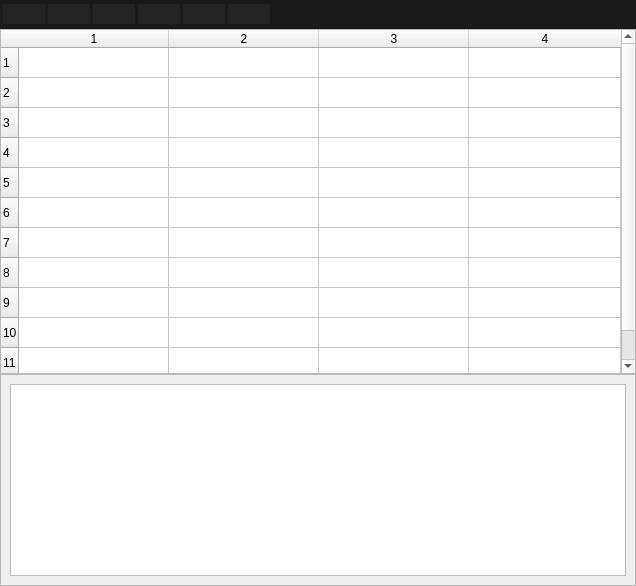
                      <widget class="QWidget" name="test">
                       <attribute name="title">
                        <string>Test</string>
                       </attribute>
                       <layout class="QVBoxLayout" name="verticalLayout_13">
                        <property name="spacing">
                         <number>0</number>
                        </property>
                        <property name="leftMargin">
                         <number>0</number>
                        </property>
                        <property name="topMargin">
                         <number>0</number>
                        </property>
                        <property name="rightMargin">
                         <number>0</number>
                        </property>
                        <property name="bottomMargin">
                         <number>0</number>
                        </property>
                        <item>
                         <widget class="QFrame" name="frame_2">
                          <property name="minimumSize">
                           <size>
                            <width>600</width>
                            <height>29</height>
                           </size>
                          </property>
                          <property name="maximumSize">
                           <size>
                            <width>16777215</width>
                            <height>35</height>
                           </size>
                          </property>
                          <property name="styleSheet">
                           <string notr="true">background-color: rgb(25, 25, 25)</string>
                          </property>
                          <property name="frameShape">
                           <enum>QFrame::Shape::NoFrame</enum>
                          </property>
                          <property name="frameShadow">
                           <enum>QFrame::Shadow::Raised</enum>
                          </property>
                          <layout class="QVBoxLayout" name="verticalLayout_10">
                           <property name="spacing">
                            <number>0</number>
                           </property>
                           <property name="leftMargin">
                            <number>0</number>
                           </property>
                           <property name="topMargin">
                            <number>0</number>
                           </property>
                           <property name="rightMargin">
                            <number>0</number>
                           </property>
                           <property name="bottomMargin">
                            <number>0</number>
                           </property>
                           <item>
                            <widget class="QFrame" name="TestActionFrame">
                             <property name="minimumSize">
                              <size>
                               <width>0</width>
                               <height>0</height>
                              </size>
                             </property>
                             <property name="maximumSize">
                              <size>
                               <width>270</width>
                               <height>16777215</height>
                              </size>
                             </property>
                             <property name="frameShape">
                              <enum>QFrame::Shape::NoFrame</enum>
                             </property>
                             <property name="frameShadow">
                              <enum>QFrame::Shadow::Raised</enum>
                             </property>
                             <layout class="QHBoxLayout" name="horizontalLayout_4">
                              <property name="spacing">
                               <number>0</number>
                              </property>
                              <property name="leftMargin">
                               <number>0</number>
                              </property>
                              <property name="topMargin">
                               <number>0</number>
                              </property>
                              <property name="rightMargin">
                               <number>0</number>
                              </property>
                              <property name="bottomMargin">
                               <number>0</number>
                              </property>
                              <item>
                               <widget class="QPushButton" name="btnRun">
                                <property name="minimumSize">
                                 <size>
                                  <width>0</width>
                                  <height>20</height>
                                 </size>
                                </property>
                                <property name="maximumSize">
                                 <size>
                                  <width>45</width>
                                  <height>20</height>
                                 </size>
                                </property>
                                <property name="styleSheet">
                                 <string notr="true">QPushButton {
	background-color: rgb(35, 35, 35);
	color: rgb(154, 154, 149);
	border: none;
	border-left: 3px solid rgb(25, 25, 25);
	text-align: left;
	padding-left: 10px;
}

QPushButton:hover {
	border-left: 3px solid rgb(255, 85, 0);
	background-color: rgb(18, 18, 18);
}

QPushButton:pressed {
	background-color: rgb(0, 0, 0);
}

</string>
                                </property>
                                <property name="text">
                                 <string/>
                                </property>
                                <property name="icon">
                                 <iconset>
                                  <normaloff>statics/icons/icons8-play-48.png</normaloff>statics/icons/icons8-play-48.png</iconset>
                                </property>
                                <property name="iconSize">
                                 <size>
                                  <width>20</width>
                                  <height>20</height>
                                 </size>
                                </property>
                               </widget>
                              </item>
                              <item>
                               <widget class="QPushButton" name="btnStop">
                                <property name="minimumSize">
                                 <size>
                                  <width>0</width>
                                  <height>20</height>
                                 </size>
                                </property>
                                <property name="maximumSize">
                                 <size>
                                  <width>45</width>
                                  <height>20</height>
                                 </size>
                                </property>
                                <property name="styleSheet">
                                 <string notr="true">QPushButton {
	background-color: rgb(35, 35, 35);
	color: rgb(154, 154, 149);
	border: none;
	border-left: 3px solid rgb(25, 25, 25);
	text-align: left;
	padding-left: 10px;
}

QPushButton:hover {
	border-left: 3px solid rgb(255, 85, 0);
	background-color: rgb(18, 18, 18);
}

QPushButton:pressed {
	background-color: rgb(0, 0, 0);
}

</string>
                                </property>
                                <property name="text">
                                 <string/>
                                </property>
                                <property name="icon">
                                 <iconset>
                                  <normaloff>statics/icons/icons8-stop-circled-48.png</normaloff>statics/icons/icons8-stop-circled-48.png</iconset>
                                </property>
                                <property name="iconSize">
                                 <size>
                                  <width>20</width>
                                  <height>20</height>
                                 </size>
                                </property>
                               </widget>
                              </item>
                              <item>
                               <widget class="QPushButton" name="btnPause">
                                <property name="minimumSize">
                                 <size>
                                  <width>0</width>
                                  <height>20</height>
                                 </size>
                                </property>
                                <property name="maximumSize">
                                 <size>
                                  <width>45</width>
                                  <height>20</height>
                                 </size>
                                </property>
                                <property name="styleSheet">
                                 <string notr="true">QPushButton {
	background-color: rgb(35, 35, 35);
	color: rgb(154, 154, 149);
	border: none;
	border-left: 3px solid rgb(25, 25, 25);
	text-align: left;
	padding-left: 10px;
}

QPushButton:hover {
	border-left: 3px solid rgb(255, 85, 0);
	background-color: rgb(18, 18, 18);
}

QPushButton:pressed {
	background-color: rgb(0, 0, 0);
}

</string>
                                </property>
                                <property name="text">
                                 <string/>
                                </property>
                                <property name="icon">
                                 <iconset>
                                  <normaloff>statics/icons/icons8-pause-button-48.png</normaloff>statics/icons/icons8-pause-button-48.png</iconset>
                                </property>
                                <property name="iconSize">
                                 <size>
                                  <width>20</width>
                                  <height>20</height>
                                 </size>
                                </property>
                               </widget>
                              </item>
                              <item>
                               <widget class="QPushButton" name="btnStepInto">
                                <property name="minimumSize">
                                 <size>
                                  <width>0</width>
                                  <height>20</height>
                                 </size>
                                </property>
                                <property name="maximumSize">
                                 <size>
                                  <width>45</width>
                                  <height>20</height>
                                 </size>
                                </property>
                                <property name="styleSheet">
                                 <string notr="true">QPushButton {
	background-color: rgb(35, 35, 35);
	color: rgb(154, 154, 149);
	border: none;
	border-left: 3px solid rgb(25, 25, 25);
	text-align: left;
	padding-left: 10px;
}

QPushButton:hover {
	border-left: 3px solid rgb(255, 85, 0);
	background-color: rgb(18, 18, 18);
}

QPushButton:pressed {
	background-color: rgb(0, 0, 0);
}

</string>
                                </property>
                                <property name="text">
                                 <string/>
                                </property>
                                <property name="icon">
                                 <iconset>
                                  <normaloff>statics/icons/icons8-step-into-48.png</normaloff>statics/icons/icons8-step-into-48.png</iconset>
                                </property>
                                <property name="iconSize">
                                 <size>
                                  <width>20</width>
                                  <height>20</height>
                                 </size>
                                </property>
                               </widget>
                              </item>
                              <item>
                               <widget class="QPushButton" name="btnStepOver">
                                <property name="minimumSize">
                                 <size>
                                  <width>0</width>
                                  <height>20</height>
                                 </size>
                                </property>
                                <property name="maximumSize">
                                 <size>
                                  <width>45</width>
                                  <height>20</height>
                                 </size>
                                </property>
                                <property name="styleSheet">
                                 <string notr="true">QPushButton {
	background-color: rgb(35, 35, 35);
	color: rgb(154, 154, 149);
	border: none;
	border-left: 3px solid rgb(25, 25, 25);
	text-align: left;
	padding-left: 10px;
}

QPushButton:hover {
	border-left: 3px solid rgb(255, 85, 0);
	background-color: rgb(18, 18, 18);
}

QPushButton:pressed {
	background-color: rgb(0, 0, 0);
}

</string>
                                </property>
                                <property name="text">
                                 <string/>
                                </property>
                                <property name="icon">
                                 <iconset>
                                  <normaloff>statics/icons/icons8-step-over-48.png</normaloff>statics/icons/icons8-step-over-48.png</iconset>
                                </property>
                                <property name="iconSize">
                                 <size>
                                  <width>20</width>
                                  <height>20</height>
                                 </size>
                                </property>
                               </widget>
                              </item>
                              <item>
                               <widget class="QPushButton" name="btnStepOut">
                                <property name="minimumSize">
                                 <size>
                                  <width>0</width>
                                  <height>20</height>
                                 </size>
                                </property>
                                <property name="maximumSize">
                                 <size>
                                  <width>45</width>
                                  <height>20</height>
                                 </size>
                                </property>
                                <property name="styleSheet">
                                 <string notr="true">QPushButton {
	background-color: rgb(35, 35, 35);
	color: rgb(154, 154, 149);
	border: none;
	border-left: 3px solid rgb(25, 25, 25);
	text-align: left;
	padding-left: 10px;
}

QPushButton:hover {
	border-left: 3px solid rgb(255, 85, 0);
	background-color: rgb(18, 18, 18);
}

QPushButton:pressed {
	background-color: rgb(0, 0, 0);
}

</string>
                                </property>
                                <property name="text">
                                 <string/>
                                </property>
                                <property name="icon">
                                 <iconset>
                                  <normaloff>statics/icons/icons8-step-out-48.png</normaloff>statics/icons/icons8-step-out-48.png</iconset>
                                </property>
                                <property name="iconSize">
                                 <size>
                                  <width>20</width>
                                  <height>20</height>
                                 </size>
                                </property>
                               </widget>
                              </item>
                             </layout>
                            </widget>
                           </item>
                          </layout>
                         </widget>
                        </item>
                        <item>
                         <widget class="QFrame" name="frame_7">
                          <property name="minimumSize">
                           <size>
                            <width>636</width>
                            <height>345</height>
                           </size>
                          </property>
                          <property name="frameShape">
                           <enum>QFrame::Shape::NoFrame</enum>
                          </property>
                          <property name="frameShadow">
                           <enum>QFrame::Shadow::Raised</enum>
                          </property>
                          <layout class="QHBoxLayout" name="horizontalLayout_11">
                           <property name="spacing">
                            <number>0</number>
                           </property>
                           <property name="leftMargin">
                            <number>0</number>
                           </property>
                           <property name="topMargin">
                            <number>0</number>
                           </property>
                           <property name="rightMargin">
                            <number>0</number>
                           </property>
                           <property name="bottomMargin">
                            <number>0</number>
                           </property>
                           <item>
                            <widget class="QTableWidget" name="tableTest">
                             <property name="rowCount">
                              <number>11</number>
                             </property>
                             <property name="columnCount">
                              <number>4</number>
                             </property>
                             <attribute name="horizontalHeaderCascadingSectionResizes">
                              <bool>false</bool>
                             </attribute>
                             <attribute name="horizontalHeaderDefaultSectionSize">
                              <number>150</number>
                             </attribute>
                             <attribute name="horizontalHeaderShowSortIndicator" stdset="0">
                              <bool>false</bool>
                             </attribute>
                             <attribute name="horizontalHeaderStretchLastSection">
                              <bool>true</bool>
                             </attribute>
                             <attribute name="verticalHeaderVisible">
                              <bool>true</bool>
                             </attribute>
                             <attribute name="verticalHeaderCascadingSectionResizes">
                              <bool>false</bool>
                             </attribute>
                             <attribute name="verticalHeaderDefaultSectionSize">
                              <number>30</number>
                             </attribute>
                             <attribute name="verticalHeaderShowSortIndicator" stdset="0">
                              <bool>false</bool>
                             </attribute>
                             <attribute name="verticalHeaderStretchLastSection">
                              <bool>false</bool>
                             </attribute>
                             <row/>
                             <row/>
                             <row/>
                             <row/>
                             <row/>
                             <row/>
                             <row/>
                             <row/>
                             <row/>
                             <row/>
                             <row/>
                             <column/>
                             <column/>
                             <column/>
                             <column/>
                            </widget>
                           </item>
                          </layout>
                         </widget>
                        </item>
                        <item>
                         <widget class="QFrame" name="frame_8">
                          <property name="minimumSize">
                           <size>
                            <width>633</width>
                            <height>135</height>
                           </size>
                          </property>
                          <property name="maximumSize">
                           <size>
                            <width>16777215</width>
                            <height>300</height>
                           </size>
                          </property>
                          <property name="frameShape">
                           <enum>QFrame::Shape::NoFrame</enum>
                          </property>
                          <property name="frameShadow">
                           <enum>QFrame::Shadow::Raised</enum>
                          </property>
                          <layout class="QHBoxLayout" name="horizontalLayout_6">
                           <property name="spacing">
                            <number>0</number>
                           </property>
                           <property name="leftMargin">
                            <number>0</number>
                           </property>
                           <property name="topMargin">
                            <number>0</number>
                           </property>
                           <property name="rightMargin">
                            <number>0</number>
                           </property>
                           <property name="bottomMargin">
                            <number>0</number>
                           </property>
                           <item>
                            <widget class="QScrollArea" name="messages">
                             <property name="styleSheet">
                              <string notr="true"/>
                             </property>
                             <property name="frameShadow">
                              <enum>QFrame::Shadow::Sunken</enum>
                             </property>
                             <property name="widgetResizable">
                              <bool>true</bool>
                             </property>
                             <widget class="QWidget" name="scrollAreaWidgetContents">
                              <property name="geometry">
                               <rect>
                                <x>0</x>
                                <y>0</y>
                                <width>634</width>
                                <height>156</height>
                               </rect>
                              </property>
                              <property name="styleSheet">
                               <string notr="true"/>
                              </property>
                              <layout class="QVBoxLayout" name="verticalLayout_14">
                               <item>
                                <widget class="QColumnView" name="columnView">
                                 <property name="styleSheet">
                                  <string notr="true">selection-background-color: rgb(140, 140, 140);</string>
                                 </property>
                                </widget>
                               </item>
                              </layout>
                             </widget>
                            </widget>
                           </item>
                          </layout>
                         </widget>
                        </item>
                       </layout>
                      </widget>
